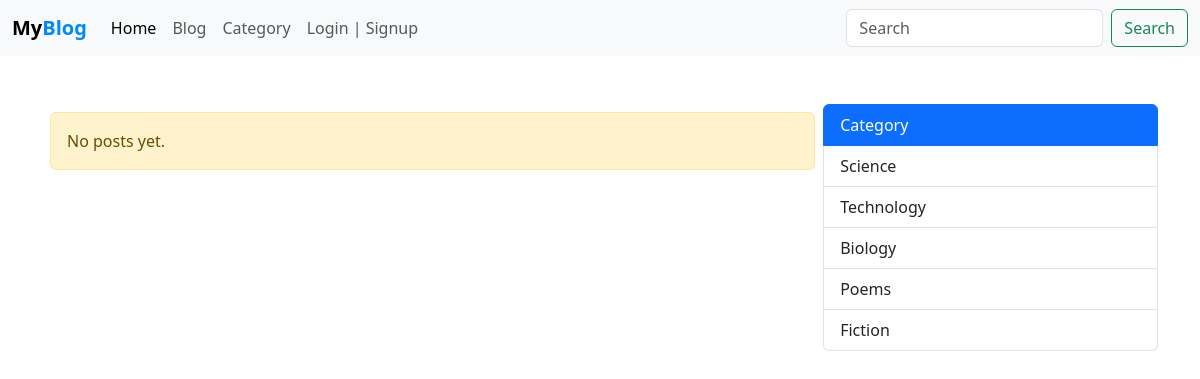
Screenshot of /blog.php with the database file from the repository.
### tables this page shows
CREATE TABLE `category` (
  `id` int(11) NOT NULL,
  `category` varchar(127) NOT NULL
);

### admin/data/Post.php (called while the page is built, shortened)
<?php
function getAll($conn){
   $sql = "SELECT * FROM post
           WHERE publish=1 ORDER BY post_id DESC";
   $stmt = $conn->prepare($sql);
   $stmt->execute();
   if($stmt->rowCount() >= 1){
   	   $data = $stmt->fetchAll();
   	   return $data;
   }else {
   	 return 0;
   }
}
function get5Categoies($conn){
   $sql = "SELECT * FROM category LIMIT 5";
   $stmt = $conn->prepare($sql);
   $stmt->execute();
   if($stmt->rowCount() >= 1){
         $data = $stmt->fetchAll();
         return $data;
   }else {
       return 0;
   }
}

### blog.php (the view, shortened to what this page needs)
<?php
$logged = false;
  $notFound = 0;
 ?>
<!DOCTYPE html>
<html lang="en">
<head>
	<link href="https://cdn.jsdelivr.net/npm/bootstrap@5.3.0/dist/css/bootstrap.min.css" rel="stylesheet">
	<link rel="stylesheet" href="https://stackpath.bootstrapcdn.com/font-awesome/4.7.0/css/font-awesome.min.css">
	<link rel="stylesheet" href="css/style.css">
</head>
<body>
	<?php
      include 'inc/NavBar.php';
      include_once("admin/data/Post.php");
      include_once("admin/data/Comment.php");
      include_once("db_conn.php");
      if(isset($_GET['search'])){
      	 $key = $_GET['search'];
         $posts = serach($conn, $key);
         if ($posts == 0) {
         	  $notFound = 1;
         }
      }else {
         $posts = getAll($conn);
      }
      $categories = get5Categoies($conn);
	 ?>
    <div class="container mt-5">
    <section class="d-flex">
  	   <?php if ($posts != 0) { ?>
  	   <main class="main-blog">
  	   	<h1 class="display-4 mb-4 fs-3">
  	   	<?php
				if(isset($_GET['search'])){
					  echo "Search <b>'".htmlspecialchars($_GET['search'])."'</b>";
				}?></h1>
  	   	<?php foreach ($posts as $post) { ?>
  	   	   <div class="card main-blog-card mb-5">
			  <img src="upload/blog/<?=$post['cover_url']?>" class="card-img-top" alt="...">
			  <div class="card-body">
			    <h5 class="card-title"><?=$post['post_title']?></h5>
			    <?php
                    $p = strip_tags($post['post_text']);
                    $p = substr($p, 0, 200);
			     ?>
			    <p class="card-text"><?=$p?>...</p>
			    <a href="blog-view.php?post_id=<?=$post['post_id']?>" class="btn btn-primary">Read more</a>
			    <hr>
                <div class="d-flex justify-content-between">
                	<div class="react-btns">
            		<?php
            		$post_id = $post['post_id'];
            		if ($logged) {
            			$liked = isLikedByUserID($conn, $post_id, $user_id);
                    if($liked){
            		 ?>
                	<i class="fa fa-thumbs-up liked like-btn"
				   	   post-id="<?=$post_id?>"
				   	   liked="1"
				   	   aria-hidden="true"></i>
				       <?php }else{ ?>
				    <i class="fa fa-thumbs-up like like-btn"
				        post-id="<?=$post_id?>"
				   	    liked="0"
				        aria-hidden="true"></i>
				    <?php } } else{ ?>
				    <i class="fa fa-thumbs-up" aria-hidden="true"></i>
				    <?php } ?>
				   Likes (
	        <span><?php
           echo likeCountByPostID($conn, $post['post_id']);
	         ?></span> )
				    <a href="blog-view.php?post_id=<?=$post['post_id']?>#comments">
                	<i class="fa fa-comment" aria-hidden="true"></i> Comments (
				        <?php
		                    echo CountByPostID($conn, $post['post_id']);
				         ?>
				        )
				    </a>
				    </div>
				    <small class="text-body-secondary"><?=$post['crated_at']?></small>
                </div>
			  </div>
			</div>
		<?php } ?>
  	   </main>
  	   <?php }else { ?>
  	   	<main class="main-blog p-2">
  	   		<?php if($notFound){ ?>
  	   			<div class="alert alert-warning">
  	   				No search results found
  	   				<?php echo " - <b>key = '".htmlspecialchars($_GET['search'])."'</b>" ?>
  	   			</div>
  	   		<?php }else{ ?>
  	   			<div class="alert alert-warning">
  	   				No posts yet.
  	   			</div>
  	   		<?php } ?>
  	   	</main>
  	   <?php } ?>
       <aside class="aside-main">
       	   <div class="list-group category-aside">
			  <a href="#"
			     class="list-group-item list-group-item-action active"
			     aria-current="true">
			    Category
			  </a>
			  <?php foreach ($categories as $category ) { ?>
			  <a href="category.php?category_id=<?=$category['id']?>"
			     class="list-group-item list-group-item-action">
			  	<?php echo $category['category']; ?>
			  </a>
			  <?php } ?>
			</div>
       </aside>
  </section>
    </div>
</body>
</html>

### css/style.css (style rules this page uses)
.category-aside { width: 100%; }
.main-blog { width: 70%; }
.aside-main { width: 30%; }

### rows the page displays
category: category "Science"
category: category "Technology"
category: category "Biology"
category: category "Poems"
category: category "Fiction"
